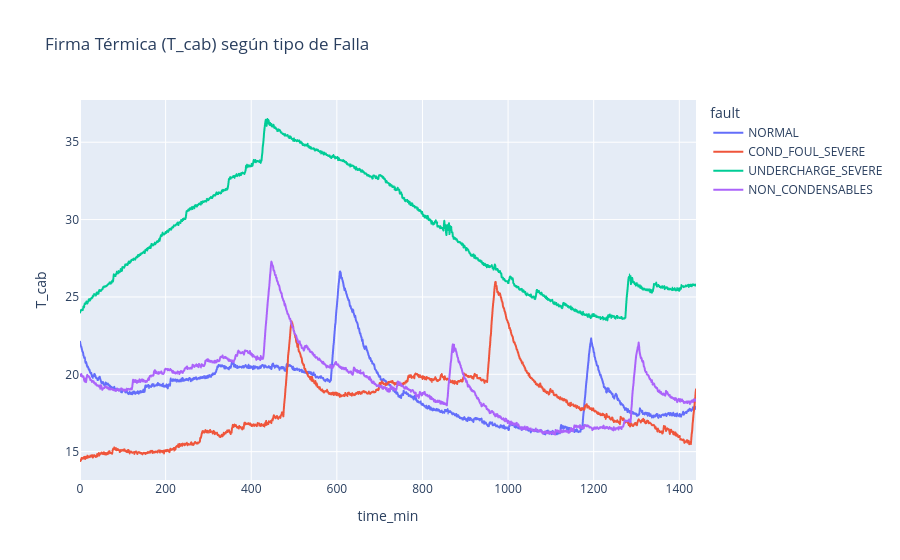
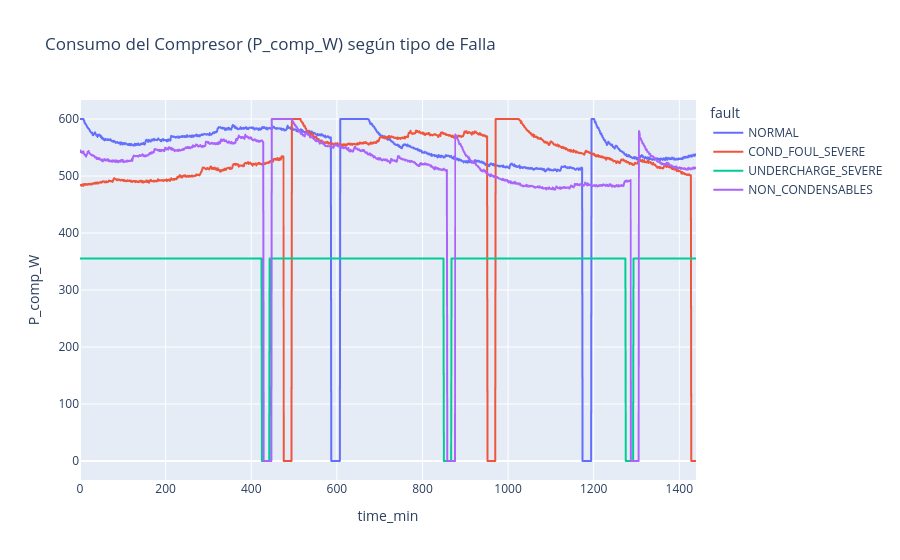

Notebook code for these charts, in order:
### Code cell
# Selección de fallas representativas para comparar firmas térmicas
faults_to_compare = ['NORMAL', 'COND_FOUL_SEVERE', 'UNDERCHARGE_SEVERE', 'NON_CONDENSABLES']
run_ids_to_plot = [df[df['fault'] == f]['run_id'].iloc[0] for f in faults_to_compare]
df_plot = df[df['run_id'].isin(run_ids_to_plot)]

# Visualización de Temperatura de Cabina
fig1 = px.line(df_plot, x='time_min', y='T_cab', color='fault',
              title='Firma Térmica (T_cab) según tipo de Falla')
fig1.show()

# Visualización de Consumo Eléctrico
fig2 = px.line(df_plot, x='time_min', y='P_comp_W', color='fault',
              title='Consumo del Compresor (P_comp_W) según tipo de Falla')
fig2.show()

### Figure 1 — Plotly figure (JSON) as saved in the notebook; plotly's stock layout.template omitted (floating-point values rounded to 4 significant figures; data arrays with more than 128 entries replaced by an {"elided": "..."} marker saying what was removed)
{"data": [{"hovertemplate": "fault=NORMAL<br>time_min=%{x}<br>T_cab=%{y}<extra></extra>", "legendgroup": "NORMAL", "line": {"color": "#636efa", "dash": "solid"}, "marker": {"symbol": "circle"}, "mode": "lines", "name": "NORMAL", "showlegend": true, "type": "scattergl", "x": {"elided": "1440 int values"}, "xaxis": "x", "y": {"elided": "1440 float values"}, "yaxis": "y"}, {"hovertemplate": "fault=COND_FOUL_SEVERE<br>time_min=%{x}<br>T_cab=%{y}<extra></extra>", "legendgroup": "COND_FOUL_SEVERE", "line": {"color": "#EF553B", "dash": "solid"}, "marker": {"symbol": "circle"}, "mode": "lines", "name": "COND_FOUL_SEVERE", "showlegend": true, "type": "scattergl", "x": {"elided": "1440 int values"}, "xaxis": "x", "y": {"elided": "1440 float values"}, "yaxis": "y"}, {"hovertemplate": "fault=UNDERCHARGE_SEVERE<br>time_min=%{x}<br>T_cab=%{y}<extra></extra>", "legendgroup": "UNDERCHARGE_SEVERE", "line": {"color": "#00cc96", "dash": "solid"}, "marker": {"symbol": "circle"}, "mode": "lines", "name": "UNDERCHARGE_SEVERE", "showlegend": true, "type": "scattergl", "x": {"elided": "1440 int values"}, "xaxis": "x", "y": {"elided": "1440 float values"}, "yaxis": "y"}, {"hovertemplate": "fault=NON_CONDENSABLES<br>time_min=%{x}<br>T_cab=%{y}<extra></extra>", "legendgroup": "NON_CONDENSABLES", "line": {"color": "#ab63fa", "dash": "solid"}, "marker": {"symbol": "circle"}, "mode": "lines", "name": "NON_CONDENSABLES", "showlegend": true, "type": "scattergl", "x": {"elided": "1440 int values"}, "xaxis": "x", "y": {"elided": "1440 float values"}, "yaxis": "y"}], "layout": {"legend": {"title": {"text": "fault"}, "tracegroupgap": 0}, "title": {"text": "Firma Térmica (T_cab) según tipo de Falla"}, "xaxis": {"anchor": "y", "domain": [0, 1], "title": {"text": "time_min"}}, "yaxis": {"anchor": "x", "domain": [0, 1], "title": {"text": "T_cab"}}}}

### Figure 2 — Plotly figure (JSON) as saved in the notebook; plotly's stock layout.template omitted (floating-point values rounded to 4 significant figures; data arrays with more than 128 entries replaced by an {"elided": "..."} marker saying what was removed)
{"data": [{"hovertemplate": "fault=NORMAL<br>time_min=%{x}<br>P_comp_W=%{y}<extra></extra>", "legendgroup": "NORMAL", "line": {"color": "#636efa", "dash": "solid"}, "marker": {"symbol": "circle"}, "mode": "lines", "name": "NORMAL", "showlegend": true, "type": "scattergl", "x": {"elided": "1440 int values"}, "xaxis": "x", "y": {"elided": "1440 float values"}, "yaxis": "y"}, {"hovertemplate": "fault=COND_FOUL_SEVERE<br>time_min=%{x}<br>P_comp_W=%{y}<extra></extra>", "legendgroup": "COND_FOUL_SEVERE", "line": {"color": "#EF553B", "dash": "solid"}, "marker": {"symbol": "circle"}, "mode": "lines", "name": "COND_FOUL_SEVERE", "showlegend": true, "type": "scattergl", "x": {"elided": "1440 int values"}, "xaxis": "x", "y": {"elided": "1440 float values"}, "yaxis": "y"}, {"hovertemplate": "fault=UNDERCHARGE_SEVERE<br>time_min=%{x}<br>P_comp_W=%{y}<extra></extra>", "legendgroup": "UNDERCHARGE_SEVERE", "line": {"color": "#00cc96", "dash": "solid"}, "marker": {"symbol": "circle"}, "mode": "lines", "name": "UNDERCHARGE_SEVERE", "showlegend": true, "type": "scattergl", "x": {"elided": "1440 int values"}, "xaxis": "x", "y": {"elided": "1440 float values"}, "yaxis": "y"}, {"hovertemplate": "fault=NON_CONDENSABLES<br>time_min=%{x}<br>P_comp_W=%{y}<extra></extra>", "legendgroup": "NON_CONDENSABLES", "line": {"color": "#ab63fa", "dash": "solid"}, "marker": {"symbol": "circle"}, "mode": "lines", "name": "NON_CONDENSABLES", "showlegend": true, "type": "scattergl", "x": {"elided": "1440 int values"}, "xaxis": "x", "y": {"elided": "1440 float values"}, "yaxis": "y"}], "layout": {"legend": {"title": {"text": "fault"}, "tracegroupgap": 0}, "title": {"text": "Consumo del Compresor (P_comp_W) según tipo de Falla"}, "xaxis": {"anchor": "y", "domain": [0, 1], "title": {"text": "time_min"}}, "yaxis": {"anchor": "x", "domain": [0, 1], "title": {"text": "P_comp_W"}}}}
